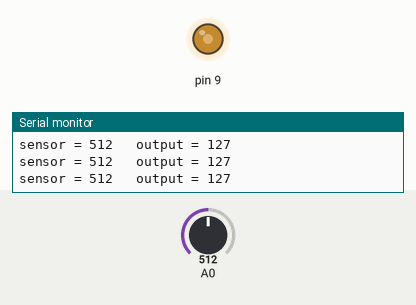
Simulated run of this sketch. Board: Arduino Uno, built with avr-gcc and run on an emulated ATmega328P. On the bench: output pins drawn as LEDs (lit = HIGH), the last lines printed to the serial monitor. Inputs (shaded band) come from the test bench; at power-on: A0 = 512.

Above: at 1.2 s.
1.3 s: A0 set to 716
At 2.2 s:
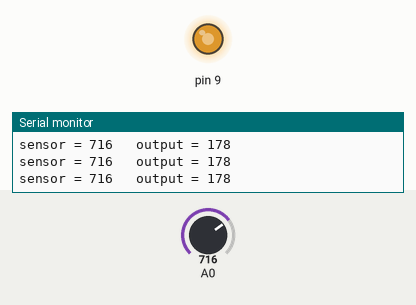
2.8 s: A0 set to 900
At 3.7 s:
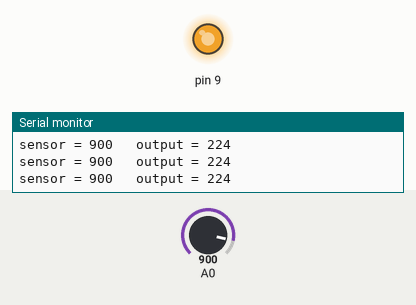
4.3 s: A0 set to 122
At 5.2 s:
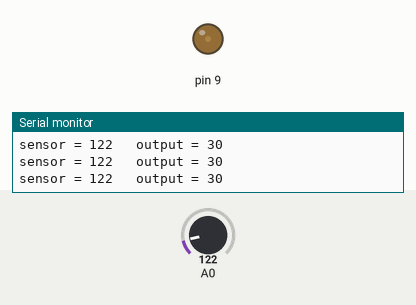
5.8 s: A0 set to 0
At 6.7 s:
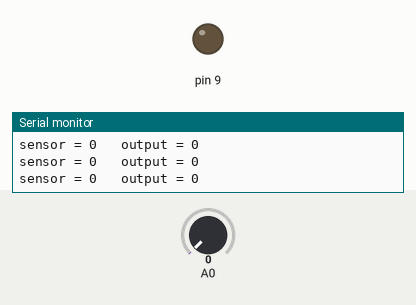
7.3 s: A0 set to 511
At 8.1 s:
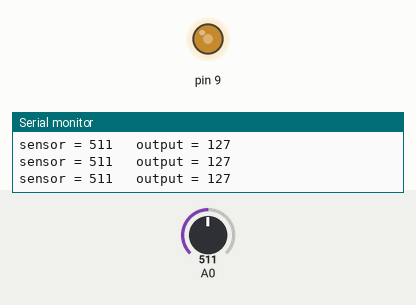
Timing chart, 0 to 9.8 s (numbered marks = the images above; inputs shaded):
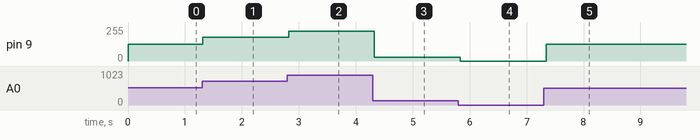

The sketch:

potentiometer_led.ino
```cpp
int sensorValue = 0;
int outputValue = 0;

void setup() {
  Serial.begin(9600);
}

void loop() {
  sensorValue = analogRead(0);
  outputValue = map(sensorValue, 0, 1023, 0, 255);
  analogWrite(9, outputValue);
  Serial.print("sensor = ");
  Serial.print(sensorValue);
  Serial.print("\t output = ");
  Serial.println(outputValue);

  delay(100);

}
```

Measured:
- after the input at 1.3 s, pin 9: 127/255 → 178/255 at once
- after the input at 2.8 s, pin 9: 178/255 → 224/255 at once
- after the input at 4.3 s, pin 9: 224/255 → 30/255 at once
- after the input at 5.8 s, pin 9: 30/255 → 0/255 at once
- after the input at 7.3 s, pin 9: 0/255 → 127/255 after 0.05 s
